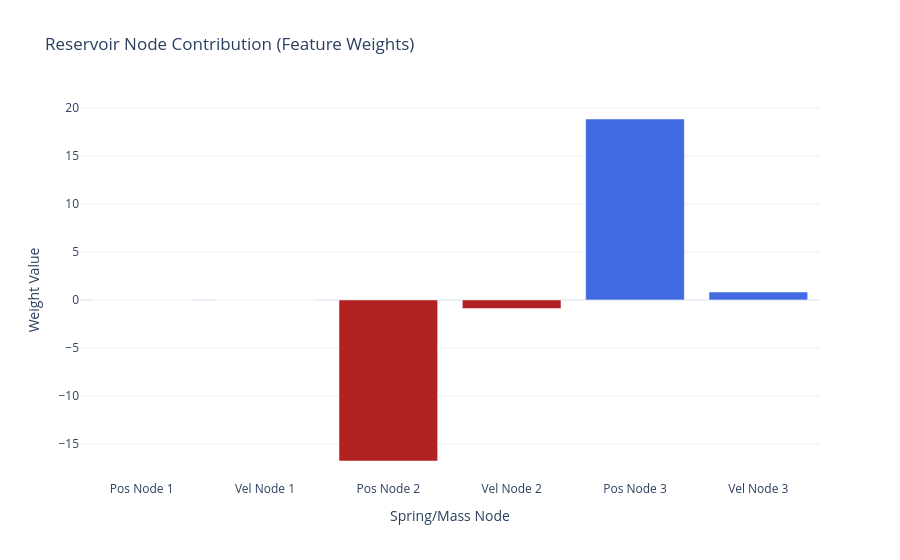
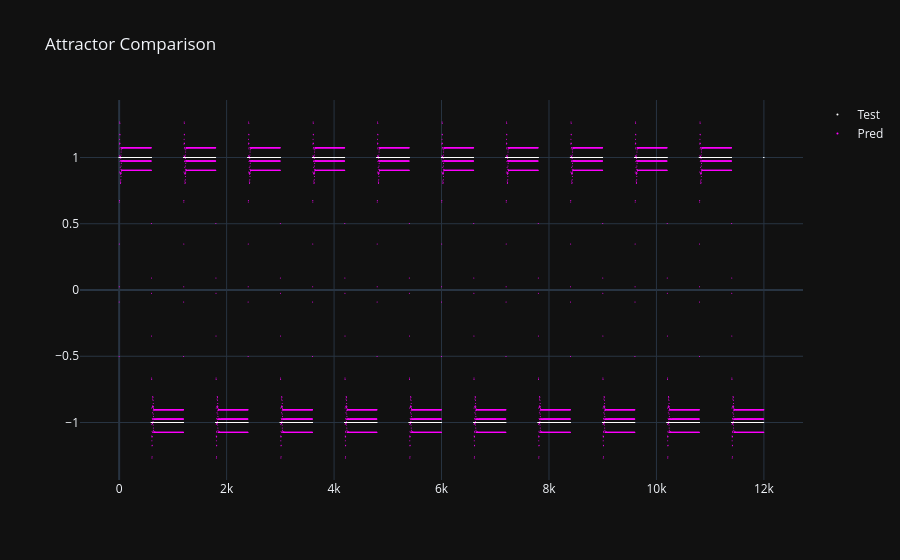
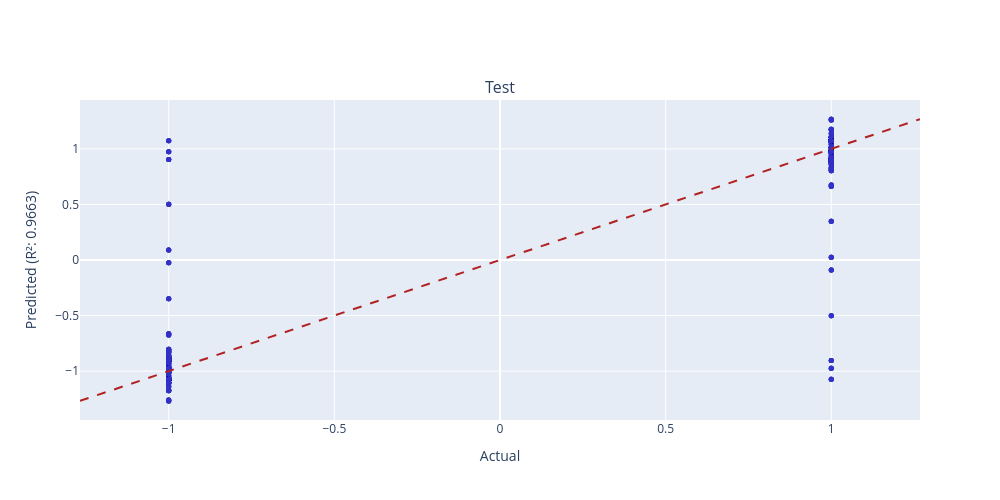

Notebook cell for these charts, in order:
### Code cell
weight_plot(model.coef_).show()
scatter_plot([Y_test, Y_pred]).show()
r_2_plots_grid(Y_test, Y_pred, ["Test", "Pred"]).show()

### Figure 1 — Plotly figure (JSON) as saved in the notebook; plotly's stock layout.template omitted (floating-point values rounded to 4 significant figures)
{"data": [{"marker": {"color": ["royalblue", "royalblue", "firebrick", "firebrick", "royalblue", "royalblue"]}, "type": "bar", "x": ["Pos Node 1", "Vel Node 1", "Pos Node 2", "Vel Node 2", "Pos Node 3", "Vel Node 3"], "y": [0.0, 0.0, -16.78, -0.9037, 18.85, 0.8251]}], "layout": {"title": {"text": "Reservoir Node Contribution (Feature Weights)"}, "xaxis": {"title": {"text": "Spring/Mass Node"}}, "yaxis": {"title": {"text": "Weight Value"}}}}

### Figure 2 — Plotly figure (JSON) as saved in the notebook; plotly's stock layout.template omitted (floating-point values rounded to 4 significant figures; data arrays with more than 128 entries replaced by an {"elided": "..."} marker saying what was removed)
{"data": [{"marker": {"color": "white", "size": 1}, "mode": "markers", "name": "Test", "type": "scatter", "x": {"elided": "12000 int values"}, "y": {"elided": "12000 int values"}}, {"marker": {"color": "magenta", "size": 1}, "mode": "markers", "name": "Pred", "type": "scatter", "x": {"elided": "12000 int values"}, "y": {"elided": "12000 float values"}}], "layout": {"title": {"text": "Attractor Comparison"}}}

### Figure 3 — Plotly figure (JSON) as saved in the notebook; plotly's stock layout.template omitted (floating-point values rounded to 4 significant figures; data arrays with more than 128 entries replaced by an {"elided": "..."} marker saying what was removed)
{"data": [{"marker": {"color": "rgba(50, 50, 200, 0.5)", "size": 5}, "mode": "markers", "name": "Data", "type": "scatter", "x": {"elided": "12000 int values"}, "xaxis": "x", "y": {"elided": "12000 float values"}, "yaxis": "y"}, {"line": {"color": "firebrick", "dash": "dash"}, "mode": "lines", "name": "Ideal", "type": "scatter", "x": [-1.268, 1.268], "xaxis": "x", "y": [-1.268, 1.268], "yaxis": "y"}], "layout": {"annotations": [{"font": {"size": 16}, "showarrow": false, "text": "Test", "x": 0.5, "xanchor": "center", "xref": "paper", "y": 1, "yanchor": "bottom", "yref": "paper"}], "height": 500, "showlegend": false, "width": 1000, "xaxis": {"anchor": "y", "domain": [0, 1], "title": {"text": "Actual"}}, "yaxis": {"anchor": "x", "domain": [0, 1], "title": {"text": "Predicted (R²: 0.9663)"}}}}
